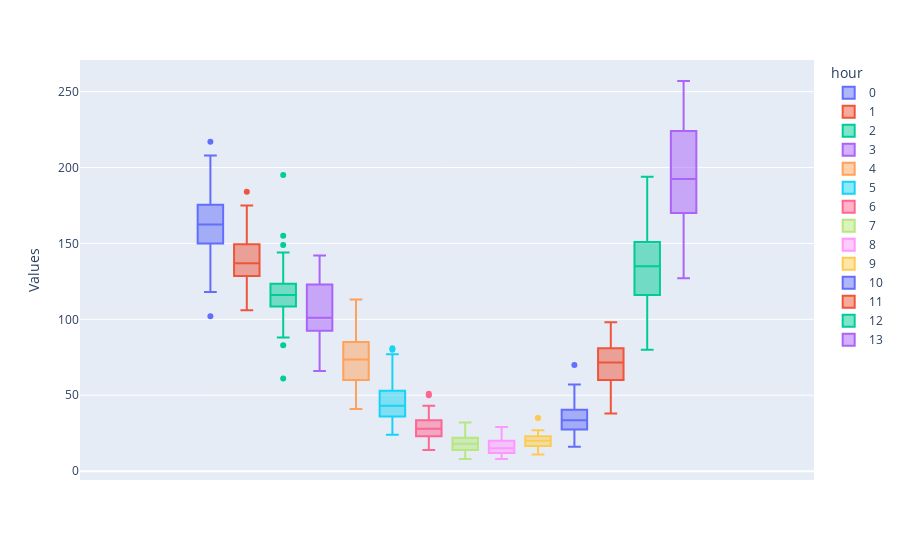

The notebook cell this image was saved under:
### Code cell
px.box(df[df.index.day == 26], y='Values', color='hour')

### Figure 1 — Plotly figure (JSON) as saved in the notebook; plotly's stock layout.template omitted (floating-point values rounded to 4 significant figures)
{"data": [{"alignmentgroup": "True", "hovertemplate": "hour=0<br>Values=%{y}<extra></extra>", "legendgroup": "0", "marker": {"color": "#636efa"}, "name": "0", "notched": false, "offsetgroup": "0", "orientation": "v", "showlegend": true, "type": "box", "x0": " ", "xaxis": "x", "y": [167, 174, 158, 178, 206, 166, 157, 173, 174, 174, 163, 168, 188, 172, 167, 128, 139, 155, 203, 182, 173, 153, 161, 160, 118, 177, 156, 192, 217, 208, 167, 190, 160, 165, 162, 189, 204, 167, 161, 185, 201, 166, 155, 130, 178, 136, 132, 152, 144, 122, 132, 140, 144, 148, 143, 162, 155, 140, 102, 154], "y0": " ", "yaxis": "y"}, {"alignmentgroup": "True", "hovertemplate": "hour=1<br>Values=%{y}<extra></extra>", "legendgroup": "1", "marker": {"color": "#EF553B"}, "name": "1", "notched": false, "offsetgroup": "1", "orientation": "v", "showlegend": true, "type": "box", "x0": " ", "xaxis": "x", "y": [122, 132, 116, 140, 139, 135, 166, 146, 184, 119, 167, 159, 171, 132, 175, 148, 160, 130, 149, 146, 155, 154, 145, 154, 144, 129, 130, 128, 132, 134, 115, 129, 150, 169, 163, 134, 147, 165, 145, 158, 120, 140, 125, 119, 135, 147, 122, 106, 123, 120, 110, 132, 127, 141, 135, 141, 149, 133, 116, 131], "y0": " ", "yaxis": "y"}, {"alignmentgroup": "True", "hovertemplate": "hour=2<br>Values=%{y}<extra></extra>", "legendgroup": "2", "marker": {"color": "#00cc96"}, "name": "2", "notched": false, "offsetgroup": "2", "orientation": "v", "showlegend": true, "type": "box", "x0": " ", "xaxis": "x", "y": [155, 117, 128, 128, 121, 138, 116, 149, 105, 106, 119, 116, 121, 113, 106, 118, 137, 121, 111, 106, 101, 111, 123, 124, 127, 126, 117, 136, 117, 113, 97, 122, 111, 114, 122, 144, 116, 114, 115, 105, 61, 109, 116, 110, 105, 120, 88, 113, 111, 108, 111, 102, 102, 83, 94, 125, 112, 126, 143, 195], "y0": " ", "yaxis": "y"}, {"alignmentgroup": "True", "hovertemplate": "hour=3<br>Values=%{y}<extra></extra>", "legendgroup": "3", "marker": {"color": "#ab63fa"}, "name": "3", "notched": false, "offsetgroup": "3", "orientation": "v", "showlegend": true, "type": "box", "x0": " ", "xaxis": "x", "y": [125, 130, 112, 131, 116, 130, 116, 137, 128, 123, 124, 123, 140, 132, 142, 115, 115, 90, 125, 95, 96, 99, 74, 104, 95, 95, 120, 101, 125, 95, 92, 103, 87, 101, 86, 94, 88, 100, 110, 69, 104, 93, 66, 74, 79, 102, 85, 107, 78, 93, 82, 93, 77, 129, 123, 97, 97, 103, 87, 93], "y0": " ", "yaxis": "y"}, {"alignmentgroup": "True", "hovertemplate": "hour=4<br>Values=%{y}<extra></extra>", "legendgroup": "4", "marker": {"color": "#FFA15A"}, "name": "4", "notched": false, "offsetgroup": "4", "orientation": "v", "showlegend": true, "type": "box", "x0": " ", "xaxis": "x", "y": [83, 98, 91, 73, 80, 74, 81, 71, 88, 83, 113, 104, 86, 60, 79, 60, 88, 80, 89, 79, 86, 102, 70, 86, 78, 91, 63, 67, 63, 67, 57, 68, 84, 57, 60, 55, 78, 103, 91, 73, 59, 60, 53, 81, 57, 43, 56, 68, 65, 68, 78, 80, 78, 65, 87, 51, 55, 43, 56, 41], "y0": " ", "yaxis": "y"}, {"alignmentgroup": "True", "hovertemplate": "hour=5<br>Values=%{y}<extra></extra>", "legendgroup": "5", "marker": {"color": "#19d3f3"}, "name": "5", "notched": false, "offsetgroup": "5", "orientation": "v", "showlegend": true, "type": "box", "x0": " ", "xaxis": "x", "y": [63, 70, 63, 68, 46, 46, 53, 72, 68, 66, 57, 49, 80, 77, 81, 62, 70, 51, 53, 43, 36, 31, 49, 37, 53, 41, 52, 47, 44, 39, 41, 38, 39, 41, 40, 41, 31, 40, 48, 43, 31, 32, 43, 40, 48, 40, 31, 36, 28, 26, 31, 24, 39, 46, 28, 45, 33, 35, 34, 25], "y0": " ", "yaxis": "y"}, {"alignmentgroup": "True", "hovertemplate": "hour=6<br>Values=%{y}<extra></extra>", "legendgroup": "6", "marker": {"color": "#FF6692"}, "name": "6", "notched": false, "offsetgroup": "6", "orientation": "v", "showlegend": true, "type": "box", "x0": " ", "xaxis": "x", "y": [31, 30, 22, 29, 36, 24, 16, 28, 36, 43, 51, 33, 21, 42, 31, 34, 28, 50, 27, 30, 38, 33, 27, 39, 41, 37, 34, 26, 25, 23, 25, 19, 25, 35, 28, 23, 17, 25, 26, 16, 23, 22, 25, 23, 29, 34, 34, 29, 21, 21, 14, 19, 16, 21, 28, 29, 33, 28, 24, 24], "y0": " ", "yaxis": "y"}, {"alignmentgroup": "True", "hovertemplate": "hour=7<br>Values=%{y}<extra></extra>", "legendgroup": "7", "marker": {"color": "#B6E880"}, "name": "7", "notched": false, "offsetgroup": "7", "orientation": "v", "showlegend": true, "type": "box", "x0": " ", "xaxis": "x", "y": [26, 17, 26, 25, 20, 16, 24, 18, 16, 21, 22, 23, 13, 27, 23, 18, 17, 21, 16, 19, 23, 30, 32, 22, 21, 21, 19, 25, 19, 18, 23, 22, 23, 17, 19, 14, 10, 8, 14, 19, 16, 10, 21, 10, 13, 15, 13, 20, 14, 10, 12, 11, 11, 18, 17, 12, 11, 11, 16, 16], "y0": " ", "yaxis": "y"}, {"alignmentgroup": "True", "hovertemplate": "hour=8<br>Values=%{y}<extra></extra>", "legendgroup": "8", "marker": {"color": "#FF97FF"}, "name": "8", "notched": false, "offsetgroup": "8", "orientation": "v", "showlegend": true, "type": "box", "x0": " ", "xaxis": "x", "y": [19, 19, 21, 22, 14, 14, 17, 15, 23, 23, 16, 14, 21, 15, 15, 18, 16, 10, 12, 10, 10, 19, 16, 10, 12, 9, 15, 11, 11, 14, 16, 8, 10, 10, 11, 12, 20, 24, 25, 29, 24, 20, 21, 18, 15, 16, 29, 17, 20, 16, 14, 13, 10, 12, 10, 11, 12, 21, 28, 13], "y0": " ", "yaxis": "y"}, {"alignmentgroup": "True", "hovertemplate": "hour=9<br>Values=%{y}<extra></extra>", "legendgroup": "9", "marker": {"color": "#FECB52"}, "name": "9", "notched": false, "offsetgroup": "9", "orientation": "v", "showlegend": true, "type": "box", "x0": " ", "xaxis": "x", "y": [20, 21, 22, 15, 17, 14, 14, 22, 20, 35, 27, 24, 25, 23, 13, 17, 26, 22, 16, 22, 19, 19, 24, 13, 15, 22, 20, 20, 17, 19, 16, 11, 18, 15, 16, 19, 16, 16, 23, 23, 21, 15, 24, 18, 21, 19, 21, 24, 21, 23, 20, 24, 22, 27, 35, 23, 17, 26, 14, 19], "y0": " ", "yaxis": "y"}, {"alignmentgroup": "True", "hovertemplate": "hour=10<br>Values=%{y}<extra></extra>", "legendgroup": "10", "marker": {"color": "#636efa"}, "name": "10", "notched": false, "offsetgroup": "10", "orientation": "v", "showlegend": true, "type": "box", "x0": " ", "xaxis": "x", "y": [27, 39, 32, 22, 34, 27, 24, 18, 20, 22, 24, 30, 25, 39, 38, 36, 33, 26, 30, 31, 16, 17, 26, 29, 33, 22, 32, 36, 31, 25, 29, 36, 39, 34, 46, 28, 70, 50, 43, 34, 31, 49, 33, 46, 37, 40, 36, 40, 41, 44, 32, 55, 32, 46, 39, 51, 43, 54, 57, 52], "y0": " ", "yaxis": "y"}, {"alignmentgroup": "True", "hovertemplate": "hour=11<br>Values=%{y}<extra></extra>", "legendgroup": "11", "marker": {"color": "#EF553B"}, "name": "11", "notched": false, "offsetgroup": "11", "orientation": "v", "showlegend": true, "type": "box", "x0": " ", "xaxis": "x", "y": [54, 72, 70, 49, 64, 54, 60, 53, 60, 58, 56, 57, 51, 56, 38, 49, 55, 65, 50, 73, 65, 79, 63, 79, 70, 66, 71, 66, 51, 74, 78, 63, 66, 74, 69, 82, 90, 81, 81, 78, 85, 81, 92, 61, 71, 73, 81, 85, 89, 72, 95, 96, 98, 88, 91, 72, 92, 77, 81, 94], "y0": " ", "yaxis": "y"}, {"alignmentgroup": "True", "hovertemplate": "hour=12<br>Values=%{y}<extra></extra>", "legendgroup": "12", "marker": {"color": "#00cc96"}, "name": "12", "notched": false, "offsetgroup": "12", "orientation": "v", "showlegend": true, "type": "box", "x0": " ", "xaxis": "x", "y": [93, 109, 94, 108, 102, 122, 92, 80, 134, 103, 87, 107, 119, 86, 131, 102, 100, 119, 114, 146, 135, 140, 113, 135, 130, 139, 144, 158, 125, 122, 175, 137, 157, 128, 131, 118, 142, 158, 147, 133, 188, 152, 178, 135, 168, 163, 172, 194, 150, 173, 136, 145, 148, 125, 144, 145, 156, 157, 149, 160], "y0": " ", "yaxis": "y"}, {"alignmentgroup": "True", "hovertemplate": "hour=13<br>Values=%{y}<extra></extra>", "legendgroup": "13", "marker": {"color": "#ab63fa"}, "name": "13", "notched": false, "offsetgroup": "13", "orientation": "v", "showlegend": true, "type": "box", "x0": " ", "xaxis": "x", "y": [127, 184, 135, 171, 159, 159, 155, 177, 170, 185, 157, 167, 238, 224, 231, 213, 199, 257, 220, 204, 218, 224, 156, 212, 247, 177, 206, 180, 178, 229, 168, 221, 225, 178, 206, 225, 186, 252], "y0": " ", "yaxis": "y"}], "layout": {"boxmode": "group", "legend": {"title": {"text": "hour"}, "tracegroupgap": 0}, "margin": {"t": 60}, "xaxis": {"anchor": "y", "domain": [0, 1]}, "yaxis": {"anchor": "x", "domain": [0, 1], "title": {"text": "Values"}}}}
